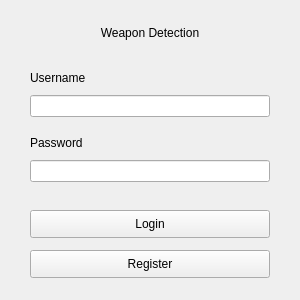
<?xml version="1.0" encoding="UTF-8"?>
<ui version="4.0">
 <class>MainWindow</class>
 <widget class="QMainWindow" name="MainWindow">
  <property name="geometry">
   <rect>
    <x>0</x>
    <y>0</y>
    <width>300</width>
    <height>300</height>
   </rect>
  </property>
  <property name="minimumSize">
   <size>
    <width>300</width>
    <height>300</height>
   </size>
  </property>
  <property name="maximumSize">
   <size>
    <width>300</width>
    <height>300</height>
   </size>
  </property>
  <property name="windowTitle">
   <string>Weapon Detection</string>
  </property>
  <widget class="QWidget" name="centralwidget">
   <widget class="QLabel" name="label_name">
    <property name="geometry">
     <rect>
      <x>50</x>
      <y>25</y>
      <width>200</width>
      <height>16</height>
     </rect>
    </property>
    <property name="text">
     <string>Weapon Detection</string>
    </property>
    <property name="alignment">
     <set>Qt::AlignCenter</set>
    </property>
   </widget>
   <widget class="QLabel" name="label_username">
    <property name="geometry">
     <rect>
      <x>30</x>
      <y>70</y>
      <width>66</width>
      <height>16</height>
     </rect>
    </property>
    <property name="text">
     <string>Username</string>
    </property>
   </widget>
   <widget class="QLabel" name="label_password">
    <property name="geometry">
     <rect>
      <x>30</x>
      <y>135</y>
      <width>61</width>
      <height>16</height>
     </rect>
    </property>
    <property name="text">
     <string>Password</string>
    </property>
   </widget>
   <widget class="QLineEdit" name="username_input">
    <property name="geometry">
     <rect>
      <x>30</x>
      <y>95</y>
      <width>240</width>
      <height>22</height>
     </rect>
    </property>
   </widget>
   <widget class="QLineEdit" name="password_input">
    <property name="geometry">
     <rect>
      <x>30</x>
      <y>160</y>
      <width>240</width>
      <height>22</height>
     </rect>
    </property>
    <property name="echoMode">
     <enum>QLineEdit::Password</enum>
    </property>
   </widget>
   <widget class="QPushButton" name="login_button">
    <property name="geometry">
     <rect>
      <x>30</x>
      <y>210</y>
      <width>240</width>
      <height>28</height>
     </rect>
    </property>
    <property name="text">
     <string>Login</string>
    </property>
   </widget>
   <widget class="QPushButton" name="register_button">
    <property name="geometry">
     <rect>
      <x>30</x>
      <y>250</y>
      <width>240</width>
      <height>28</height>
     </rect>
    </property>
    <property name="text">
     <string>Register</string>
    </property>
   </widget>
  </widget>
 </widget>
 <resources/>
 <connections/>
</ui>
